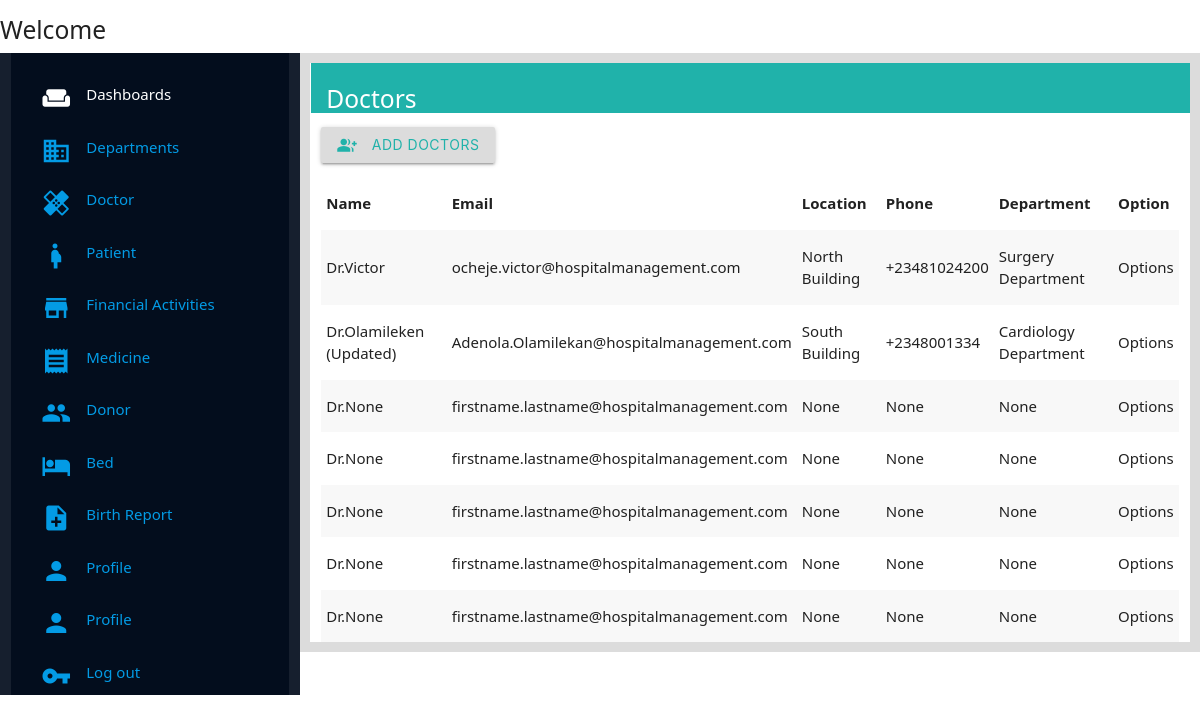
The page /management/doctors/ (signed in) on the database its author committed.
### management/models.py (models this page shows, shortened)
class Doctor(models.Model):
    Doctor_user_instance = models.OneToOneField(User,on_delete=models.CASCADE,null=True, blank=True)
    Profile_image = models.ImageField(blank=True, null=True,default="Null")
    Doctor_firstname = models.CharField(max_length=250, null=True,blank=True)
    Doctor_lastname = models.CharField(max_length=250, null=True,blank=True)
    Doctor_gender = models.CharField(max_length=25, choices=GENDER, default="UNDECIDED")
    Doctor_department = models.ForeignKey(Department,on_delete=models.CASCADE, related_name="doctor_department", null=True, blank=True)
    Doctor_specialization = models.CharField(max_length=250, null=True, blank=True)
    Doctor_phone_number = models.CharField(max_length=250, null=True, blank=True)
    Doctor_email_address = models.EmailField(default="firstname.lastname@hospitalmanagement.com", null=True, blank=True)
    Doctor_location = models.CharField(max_length=250,null=True, blank=True)

class Department(models.Model):
    Department_name = models.CharField(max_length=250, unique=True, blank=True, null=True)
    Department_details = models.TextField(max_length=1000, null=True, blank=True)
    def __str__(self):
        return self.Department_name + " Department"

### management/views.py (the view)
# urls.py: path('doctors/',views.doctors_page, name="doctors_page"),
@login_required(login_url=welcome_page)
def doctors_page(request):
    doctors = Doctor.objects.all()
    context = {
        'doctors':doctors
    }
    return render(request,'management/Pages/doctors_page.html',context)

### management/templates/management/Pages/doctors_page.html
{% extends 'management/index.html' %}
{% load static %}
{% block content %}
<div class="wrapper">
    <div class="title-holder">
        <h5 class="title">Doctors</h5>
    </div>
    <div class="body-wrapper">
        <button class="btn add-btn"><i class="small material-icons left">group_add</i> Add Doctors</button>
    </div>
    <div class="display-list">
        <table class="striped">
        <thead>
          <tr>
              <th>Name</th>
              <th>Email</th>
              <th>Location</th>
              <th>Phone</th>
              <th>Department</th>
              <th>Option</th>
          </tr>
        </thead>
        <tbody>
          {% for doctor in doctors %}
          <tr>
            <td>Dr.{{doctor.Doctor_lastname}}</td>
            <td>{{doctor.Doctor_email_address}}</td>
            <td>{{doctor.Doctor_location}}</td>
            <td>{{doctor.Doctor_phone_number}}</td>
            <td>{{doctor.Doctor_department}}</td>
            <td>Options</td>
          </tr>
          {% endfor %}
        </tbody>
      </table>
    </div>
</div>
{% endblock content %}

### management/static/management/css/style.css (style rules this page uses)
* { margin: 0; padding: 0; font-family:'Segoe UI', Tahoma, Geneva, Verdana, sans-serif; }
.title-holder { background-color: lightseagreen; height: 50px; color: white; margin-left: -10px; margin-right: -11px; padding-bottom: 10px; padding-top: 5px; padding-left: 1em; }
.add-btn { margin-top: 1em; margin-bottom: 1em; background-color: gainsboro; color: lightseagreen; }

### rows shown on the page
Doctor: Doctor_lastname "Victor", Doctor_email_address "ocheje.victor@hospitalmanagement.com", Doctor_location "North Building", Doctor_phone_number "+23481024200", Doctor_department "Surgery Department"
Doctor: Doctor_lastname "Olamileken (Updated)", Doctor_email_address "Adenola.Olamilekan@hospitalmanagement.com", Doctor_location "South Building", Doctor_phone_number "+2348001334", Doctor_department "Cardiology Department"
Doctor: Doctor_lastname "None", Doctor_email_address "firstname.lastname@hospitalmanagement.com", Doctor_location "None", Doctor_phone_number "None", Doctor_department "None"
Doctor: Doctor_lastname "None", Doctor_email_address "firstname.lastname@hospitalmanagement.com", Doctor_location "None", Doctor_phone_number "None", Doctor_department "None"
Doctor: Doctor_lastname "None", Doctor_email_address "firstname.lastname@hospitalmanagement.com", Doctor_location "None", Doctor_phone_number "None", Doctor_department "None"
Doctor: Doctor_lastname "None", Doctor_email_address "firstname.lastname@hospitalmanagement.com", Doctor_location "None", Doctor_phone_number "None", Doctor_department "None"
Doctor: Doctor_lastname "None", Doctor_email_address "firstname.lastname@hospitalmanagement.com", Doctor_location "None", Doctor_phone_number "None", Doctor_department "None"
